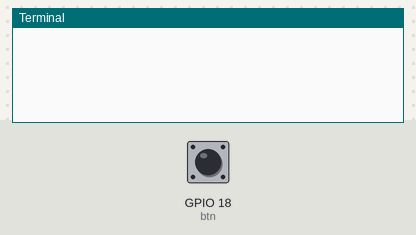
Simulated run of this program. Board: Raspberry Pi (BCM pin numbers). On the bench: the last lines printed to the terminal. The inputs (shaded band) are chosen by the test bench; at power-on: GPIO 18 (btn) HIGH.

Above: at 1.2 s.
1.3 s: GPIO 18 (btn) pulled LOW for 0.15 s
At 1.43 s:
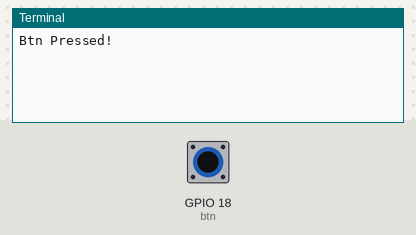
At 2.5 s:
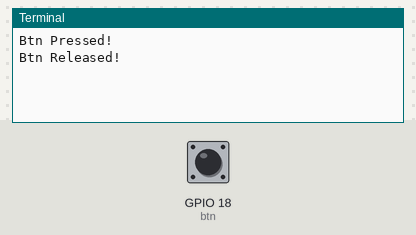

The program:

practice3._switch_interrupt.py
```python
from gpiozero import Button
from signal import pause

def press():
    print("Btn Pressed!")

def release():
    print("Btn Released!")

btn = Button(18)

btn.when_pressed = press
btn.when_released = release

pause()
```

Measured:
- after the input at 1.3 s, the terminal: prints a new line at once (image 1)
